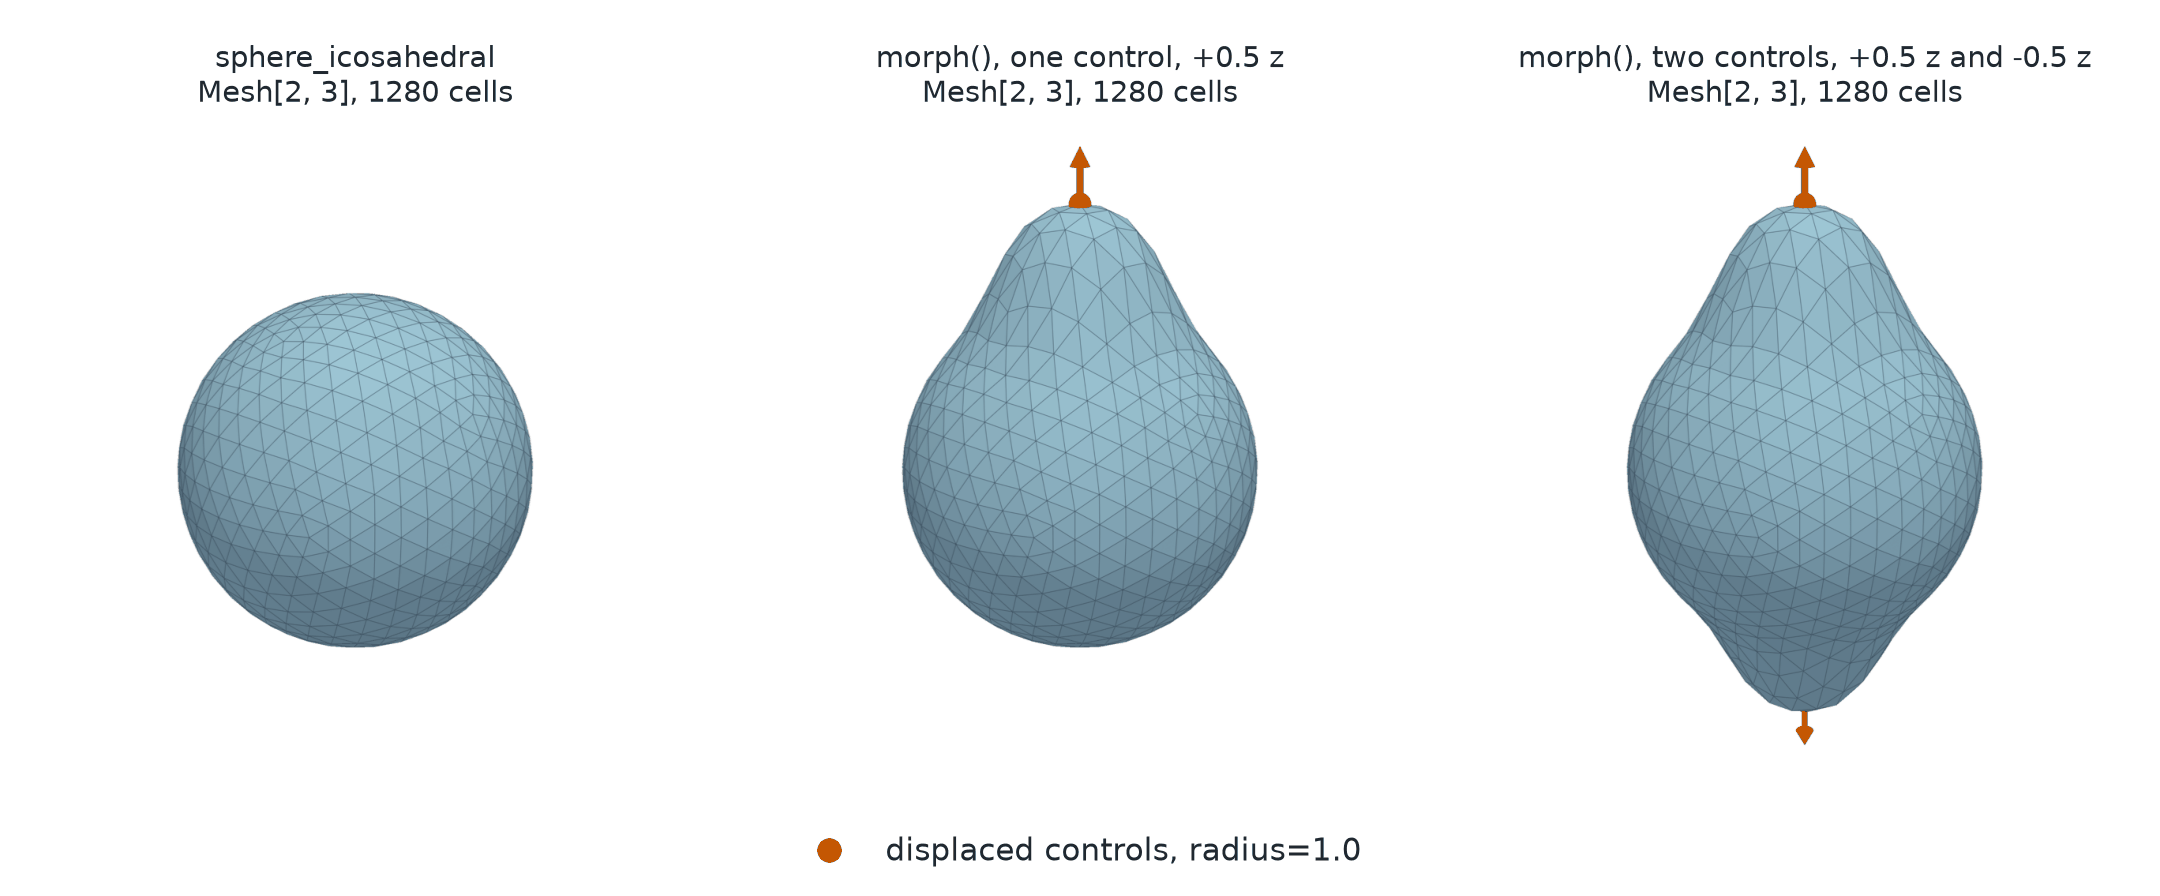

This chart was generated by the following Python code:
# SPDX-FileCopyrightText: Copyright (c) 2023 - 2026 NVIDIA CORPORATION & AFFILIATES.
# SPDX-FileCopyrightText: All rights reserved.
# SPDX-License-Identifier: Apache-2.0
#
# Licensed under the Apache License, Version 2.0 (the "License");
# you may not use this file except in compliance with the License.
# You may obtain a copy of the License at
#
# http://www.apache.org/licenses/LICENSE-2.0
#
# Unless required by applicable law or agreed to in writing, software
# distributed under the License is distributed on an "AS IS" BASIS,
# WITHOUT WARRANTIES OR CONDITIONS OF ANY KIND, either express or implied.
# See the License for the specific language governing permissions and
# limitations under the License.

"""Render the original sphere and its single-control and multiple-control morphs."""

from pathlib import Path

import matplotlib.pyplot as plt
import numpy as np
import pyvista as pv
import torch
from _style import FIXED, RESULT, SURFACE, SURFACE_EDGE, mesh_label, save, spheres
from matplotlib.lines import Line2D

from physicsnemo.mesh.io import to_pyvista
from physicsnemo.mesh.primitives.surfaces import sphere_icosahedral

pv.OFF_SCREEN = True

OUTPUT = Path(__file__).parent / "sphere_morphing.png"

CAMERA = [(5.0, -5.0, 2.6), (0.0, 0.0, 0.0), (0.0, 0.0, 1.0)]


def _render(actors, camera):
    """Render PyVista actors from a fixed camera, so that panels share one scale."""

    plotter = pv.Plotter(off_screen=True, window_size=(900, 900))
    plotter.enable_anti_aliasing("ssaa")
    plotter.set_background("white")
    for dataset, kwargs in actors:
        plotter.add_mesh(dataset, **{"ambient": 0.35, **kwargs})
    plotter.camera_position = camera
    image = plotter.screenshot(return_img=True)
    plotter.close()
    return image


def _surface(mesh):
    """Return the shaded surface actor of a mesh."""

    return (
        to_pyvista(mesh),
        {
            "color": SURFACE,
            "show_edges": True,
            "edge_color": SURFACE_EDGE,
            "line_width": 0.6,
            "diffuse": 0.7,
        },
    )


def _arrows(starts, vectors, color):
    """Draw displacement arrows as solid geometry."""

    arrows = [
        pv.Arrow(
            start=start,
            direction=vector,
            scale=float(np.linalg.norm(vector)),
            tip_radius=0.18,
            shaft_radius=0.06,
            tip_length=0.35,
        )
        for start, vector in zip(starts, vectors, strict=True)
    ]
    return (pv.merge(arrows), {"color": color})


def _legend(figure, entries):
    """Add a marker legend at the bottom center."""

    handles = [
        Line2D(
            [0],
            [0],
            marker="o",
            color="none",
            markerfacecolor=color,
            markeredgecolor="white",
            markersize=12,
            label=label,
        )
        for label, color in entries
    ]
    figure.legend(handles=handles, loc="lower center", ncol=len(handles), frameon=False)


def _panel(mesh, controls, displacements):
    """Render a morphed sphere with its handles and displacement arrows."""

    actors = [_surface(mesh)]
    if controls is not None:
        destinations = (controls + displacements).numpy()
        actors.append((spheres(destinations, 0.06), {"color": RESULT}))
        actors.append(_arrows(destinations, 0.6 * displacements.numpy(), RESULT))
    return _render(actors, CAMERA)


def main():
    """Generate the documentation image."""

    mesh = sphere_icosahedral.load(subdivisions=3)
    top_index = mesh.points[:, 2].argmax()
    bottom_index = mesh.points[:, 2].argmin()

    single_points = mesh.points[top_index].unsqueeze(0)
    single_displacements = mesh.points.new_tensor([[0.0, 0.0, 0.5]])
    single_morph = mesh.morph(single_points, single_displacements, radius=1.0)

    multiple_points = mesh.points[torch.stack((top_index, bottom_index))]
    multiple_displacements = mesh.points.new_tensor([[0.0, 0.0, 0.5], [0.0, 0.0, -0.5]])
    multiple_morph = mesh.morph(
        multiple_points,
        multiple_displacements,
        radius=mesh.points.new_tensor([1.0, 1.0]),
    )

    panels = (
        ("sphere_icosahedral", mesh, None, None),
        (
            "morph(), one control, +0.5 z",
            single_morph,
            single_points,
            single_displacements,
        ),
        (
            "morph(), two controls, +0.5 z and -0.5 z",
            multiple_morph,
            multiple_points,
            multiple_displacements,
        ),
    )
    figure, axes = plt.subplots(1, 3, figsize=(13.5, 5.6))
    for axis, (title, panel_mesh, controls, displacements) in zip(
        axes, panels, strict=True
    ):
        axis.imshow(_panel(panel_mesh, controls, displacements))
        axis.set_title(f"{title}\n{mesh_label(panel_mesh)}")
        axis.set_axis_off()
    _legend(figure, (("displaced controls, radius=1.0", RESULT),))
    figure.subplots_adjust(left=0.0, right=1.0, bottom=0.07, top=0.88, wspace=0.02)
    save(figure, OUTPUT)


if __name__ == "__main__":
    main()
